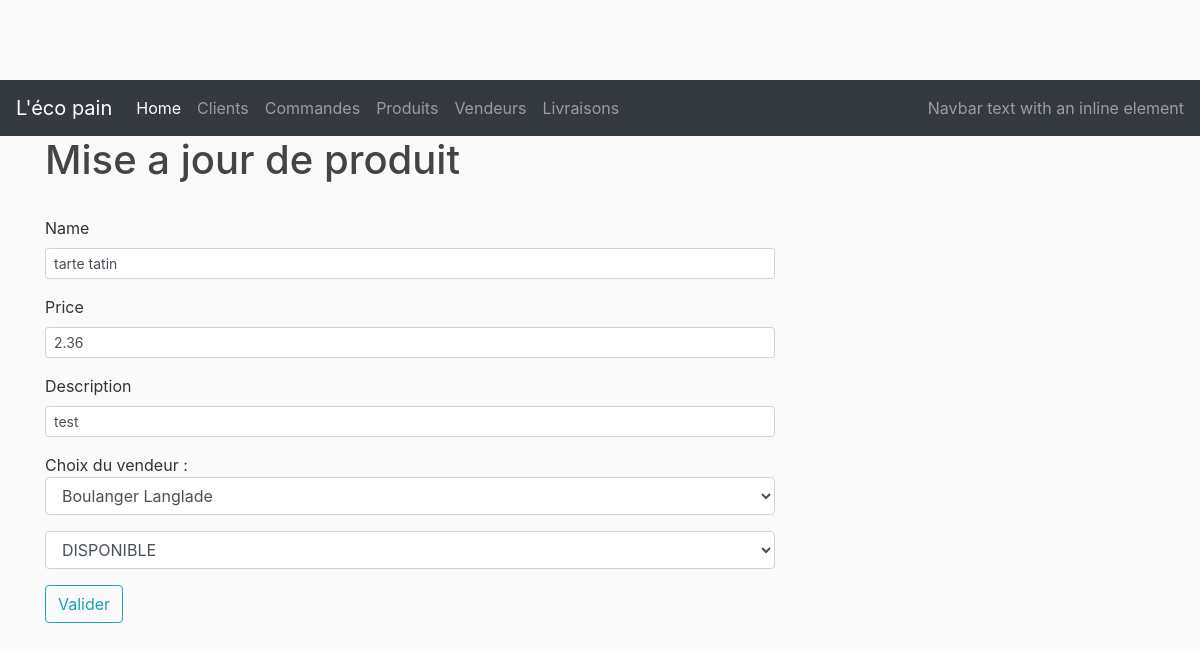
Page /products/update/2 on the committed database.
### lecopain/dao/models.py (models this page shows, shortened)
class Product(db.Model)      :
    __tablename__            = 'products'
    id                       = db.Column(db.Integer, primary_key = True)
    name                     = db.Column(db.String(50), nullable = False)
    description              = db.Column(db.String(250))
    price                    = db.Column(db.Float)
    status                   = db.Column(db.String(20))
    selections               = db.relationship('CustomerOrder', secondary = 'order_product', backref = db.backref('selected_products'))
    vendor_id                = db.Column(db.Integer, db.ForeignKey('vendors.id'), nullable = False)

### lecopain/controllers/product_controller.py (the view)
@product_page.route("/products/update/<int:product_id>", methods=['GET', 'POST'])
def display_update_product(product_id):
    product = Product.query.get_or_404(product_id)
    form = ProductForm()
    vendors = Vendor.query.all()
    if form.validate_on_submit():
        print('update form validate : ' + str(product.id))
        productManager.update_product(form, product)
        return redirect(url_for('product_page.products'))
    else:
        productManager.convert_product_to_form(product=product, form=form)
    productStatusList = _get_product_status()
    return render_template('/products/update_product.html', product=product, title='Mise a jour de produit', form=form, vendors=vendors,  productStatusList=productStatusList)

### lecopain/form.py
class ProductForm(FlaskForm):
    name = StringField('Name', validators=[DataRequired()])
    price = DecimalField('Price')
    description = StringField('Description')
    vendor_id = IntegerField('Vendor Id:', validators=[DataRequired()])
    status = StringField('Status')
    submit = SubmitField('Valider')

### lecopain/controllers/product_controller.py (called while the page is built)
@product_page.route('/_get_product_status/')
def _get_product_status():
    productsStatusList = [(row.name) for row in ProductStatus.query.all()]
    return productsStatusList

### lecopain/services/product_manager.py (called while the page is built)
    def convert_product_to_form(self, product, form) :
        form.vendor_id.data = product.vendor_id
        form.description.data = product.description
        form.status.data = product.status
        form.name.data = product.name
        form.price.data = product.price

### lecopain/templates/products/update_product.html (shortened to what this page needs)
{% extends "layout.html" %}
{% block content %}
    <div class="content-section">
        <form method="POST" action="" style="display: inline;">
            <fieldset class="form-group">
            <div class="form-group">
                {{ form.name.label(class="form-control-label") }}
                {{ form.name(class="form-control form-control-sm") }}
            </div>
            <div class="form-group">
                {{ form.price.label(class="form-control-label")}}
                {{ form.price(class="form-control form-control-sm")}}
            </div>
            <div class="form-group">
                {{ form.description.label(class="form-control-label")}}
                {{ form.description(class="form-control form-control-sm")}}
            </div>
            <div class="form-group">
                Choix du vendeur :
                <select class="form-control" id="vendor_id" name="vendor_id">
                    {% for vendor in vendors %}
                        {% if vendor.id == form.vendor_id.data %}
                            <option value="{{ vendor.id }}" SELECTED>{{ vendor.name }}</option>
                        {% else %}
                            <option value="{{ vendor.id }}" >{{ vendor.name }}</option>
                        {% endif %}
                    {% endfor %}
                </select>
            </div>
            <div class="form-group">
                <select class="form-control" name="status" width="300px">
                    {% for productStatus in productStatusList %}
                        {% if(productStatus == form.status.data) %}
                            <option value="{{ productStatus }}" SELECTED>{{ productStatus }}</option>
                        {% else %}
                            <option value="{{ productStatus }}" >{{ productStatus }}</option>
                        {% endif %}
                    {% endfor %}
                </select>
            </div>
            <div class="form-group">
                {{ form.submit(class="btn btn-outline-info") }}
            </div>
        </form>
    </div>
{% endblock %}

### lecopain/static/main.css (style rules this page uses)
body { background: #fafafa; color: #333333; margin-top: 5rem; }

### rows in the picture
Product: name "tarte tatin", price "2.36", description "test"

### other values in the picture
{{ title }} "Mise a jour de produit"
form field vendor_id "Boulanger Langlade"
form field status "DISPONIBLE"
